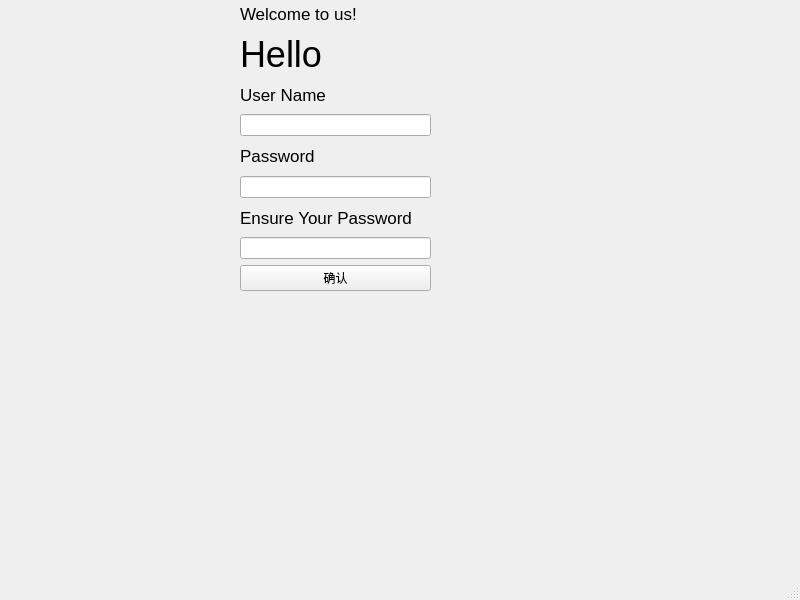
<?xml version="1.0" encoding="UTF-8"?>
<ui version="4.0">
 <class>signup</class>
 <widget class="QMainWindow" name="signup">
  <property name="geometry">
   <rect>
    <x>0</x>
    <y>0</y>
    <width>800</width>
    <height>600</height>
   </rect>
  </property>
  <property name="windowTitle">
   <string>MainWindow</string>
  </property>
  <widget class="QWidget" name="centralwidget">
   <widget class="QWidget" name="">
    <property name="geometry">
     <rect>
      <x>240</x>
      <y>0</y>
      <width>191</width>
      <height>291</height>
     </rect>
    </property>
    <layout class="QVBoxLayout" name="verticalLayout">
     <item>
      <widget class="QLabel" name="label_2">
       <property name="font">
        <font>
         <pointsize>13</pointsize>
        </font>
       </property>
       <property name="text">
        <string>Welcome to us!</string>
       </property>
      </widget>
     </item>
     <item>
      <widget class="QLabel" name="label">
       <property name="font">
        <font>
         <pointsize>27</pointsize>
        </font>
       </property>
       <property name="text">
        <string>Hello</string>
       </property>
       <property name="textFormat">
        <enum>Qt::AutoText</enum>
       </property>
      </widget>
     </item>
     <item>
      <widget class="QLabel" name="label_3">
       <property name="font">
        <font>
         <pointsize>13</pointsize>
        </font>
       </property>
       <property name="text">
        <string>User Name</string>
       </property>
      </widget>
     </item>
     <item>
      <widget class="QLineEdit" name="username"/>
     </item>
     <item>
      <widget class="QLabel" name="label_4">
       <property name="font">
        <font>
         <pointsize>13</pointsize>
        </font>
       </property>
       <property name="text">
        <string>Password</string>
       </property>
      </widget>
     </item>
     <item>
      <widget class="QLineEdit" name="password">
       <property name="text">
        <string/>
       </property>
      </widget>
     </item>
     <item>
      <widget class="QLabel" name="label_5">
       <property name="font">
        <font>
         <pointsize>13</pointsize>
        </font>
       </property>
       <property name="text">
        <string>Ensure Your Password</string>
       </property>
      </widget>
     </item>
     <item>
      <widget class="QLineEdit" name="ensurepassword"/>
     </item>
     <item>
      <widget class="QPushButton" name="pushButton">
       <property name="text">
        <string>确认</string>
       </property>
      </widget>
     </item>
    </layout>
   </widget>
  </widget>
  <widget class="QMenuBar" name="menubar">
   <property name="geometry">
    <rect>
     <x>0</x>
     <y>0</y>
     <width>800</width>
     <height>28</height>
    </rect>
   </property>
  </widget>
  <widget class="QStatusBar" name="statusbar"/>
 </widget>
 <resources/>
 <connections/>
</ui>
